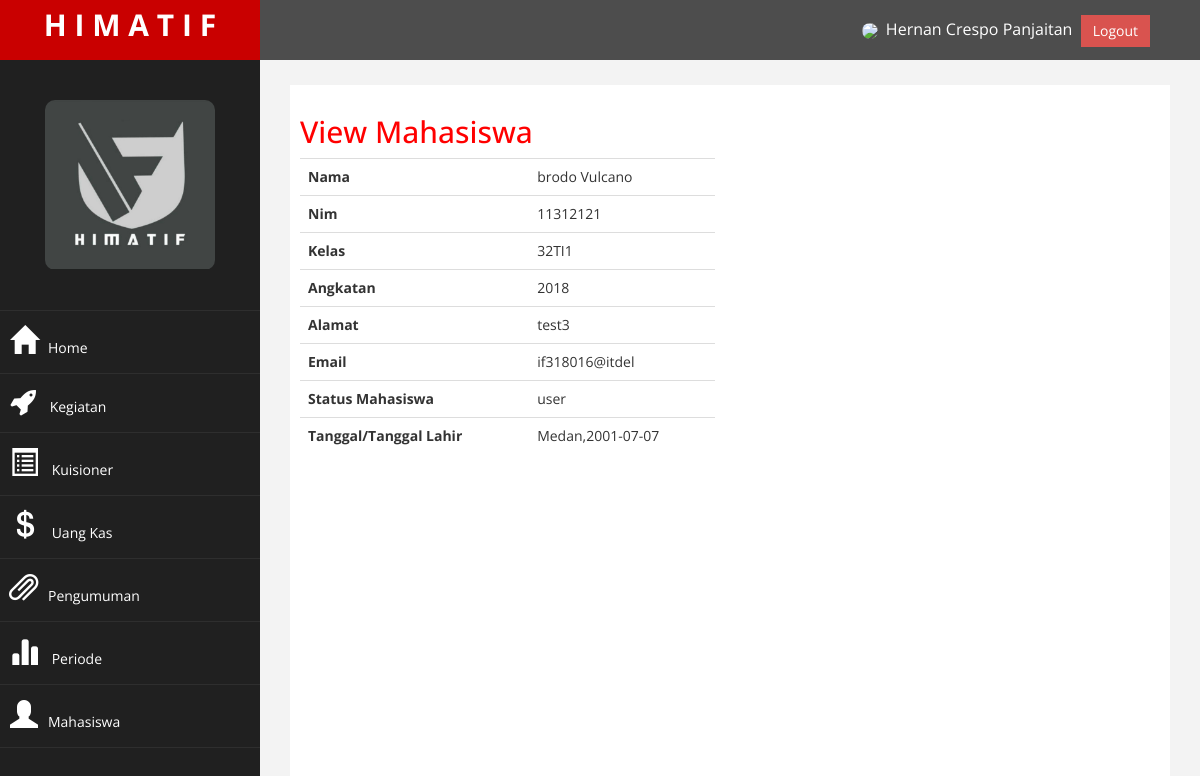
/Admin/index.php?halaman=viewmahasiswa&id=2 (signed in), run on the app's committed database.
### tables this page shows
CREATE TABLE `mahasiswa` (
  `mahasiswa_id` int(11) NOT NULL,
  `nama` text,
  `username` varchar(225) NOT NULL,
  `password` varchar(225) NOT NULL,
  `nim` varchar(100) DEFAULT NULL,
  `kelas` text,
  `angkatan` varchar(100) DEFAULT NULL,
  `alamat` varchar(225) NOT NULL,
  `email` varchar(225) NOT NULL,
  `status_mahasiswa` varchar(225) NOT NULL,
  `tempat_lahir` varchar(225) NOT NULL,
  `tanggal_lahir` date NOT NULL,
  `role` varchar(100) NOT NULL,
  `foto_mahasiswa` varchar(100) NOT NULL
);

### Admin/viewmahasiswa.php (the view, shortened to what this page needs)
<h2>View Mahasiswa</h2>
<?php
$ambil = $koneksi->query("SELECT * FROM mahasiswa WHERE mahasiswa_id ='$_GET[id]'");
$pecah = $ambil->fetch_assoc();
?>
 <div class="row">
    <div class="col-md-6">
        <table class="table">
            <tr>
                <th>Nama</th>
                <td><?php echo $pecah['nama'] ?></td>
            </tr>
            <tr>
                <th>Nim</th>
                <td><?php echo $pecah['nim'] ?></td>
            </tr>
            <tr>
                <th>Kelas</th>
                <td><?php echo $pecah['kelas'] ?></td>
            </tr>
            <tr>
                <th>Angkatan</th>
                <td><?php echo $pecah['angkatan'] ?></td>
            </tr>
            <tr>
                <th>Alamat</th>
                <td><?php echo $pecah['alamat'] ?></td>
            </tr>
            <tr>
                <th>Email</th>
                <td><?php echo $pecah['email'] ?></td>
            </tr>
            <tr>
                <th>Status Mahasiswa</th>
                <td><?php echo $pecah['status_mahasiswa'] ?></td>
            </tr>
            <tr>
                <th>Tanggal/Tanggal Lahir</th>
                <td><?php echo $pecah['tempat_lahir']?>,<?php echo $pecah['tanggal_lahir']?></td>
            </tr>
        </table>
    </div>
    <div class="col-md-6">
    </div>
</div>

### Admin/assets/css/custom.css (style rules this page uses)
body { font-family: 'Open Sans', sans-serif; }
h2 { color: #f00; }

### data on the page
mahasiswa: nama "brodo Vulcano", nim "11312121", kelas "32TI1", angkatan "2018", alamat "test3", email "if318016@itdel", status_mahasiswa "user", tempat_lahir "Medan", tanggal_lahir "2001-07-07"

### other printed values
$_SESSION['mahasiswa']['nama'] "Hernan Crespo Panjaitan"
